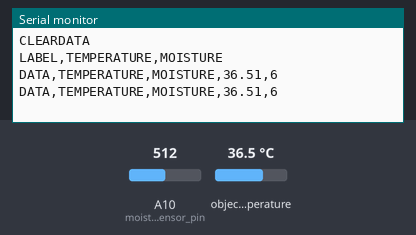
Simulated run of this sketch. Board: Arduino Mega 2560, built with avr-gcc and run on an emulated ATmega2560. On the bench: the last lines printed to the serial monitor. The inputs (shaded band) are chosen by the test bench; at power-on: object temperature 36.5 °C, A10 (moisture_sensor_pin) = 512.

Above: at 2.8 s.
2.9 s: object temperature set to 20 °C
At 5.2 s:
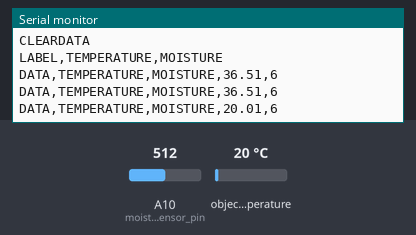
5.6 s: A10 (moisture_sensor_pin) set to 716
At 6.7 s:
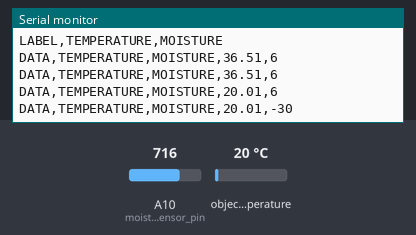
8.3 s: object temperature set to 26 °C
At 10.8 s:
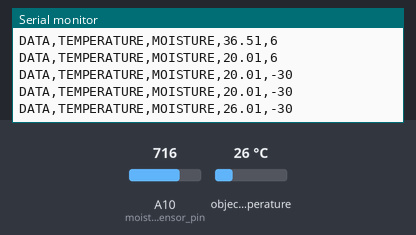
11.0 s: A10 (moisture_sensor_pin) set to 900
At 12.7 s:
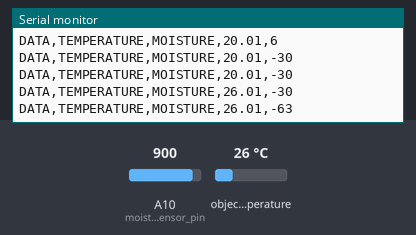
Timing chart, 0 to 14.2 s (numbered marks = the images above; inputs shaded):
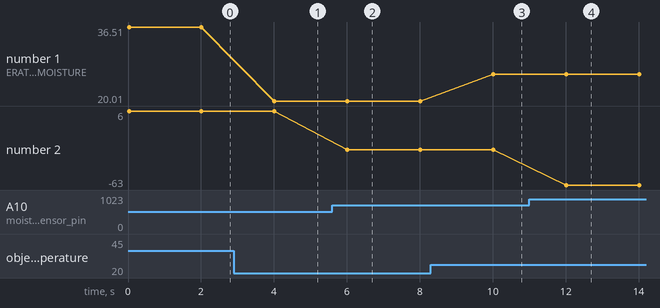

The sketch:

17-3-2019-11-21-pm__moisture_and_temperature_combined.ino
```cpp
//**************************************LIBRARIES*******************************
#include <Wire.h> // Include Wire.h - Arduino I2C library
#include <SparkFunMLX90614.h> // Include IR thermometer library

//**************************************GLOBAL VARIABLES*****************************
IRTherm temp; // Create an IRTherm object called temp

int moisture_sensor_pin = A10;//moisture sensor analog pin

int moisture_output_value ;//moisture sensor output data
//*****************************************FUNCTIONS*********************
//This Function is used to read moisture data from the sensor and its return the value
//in integer form
int read_moisture()
{
   moisture_output_value= analogRead(moisture_sensor_pin);
   moisture_output_value = map(moisture_output_value,550,0,0,100);
   return moisture_output_value;


}//end of read_moisture_function
//***********************************MAIN CODE*********************
void setup() {

   Serial.begin(9600);
   temp.begin(); // Initialize I2C library and the MLX90614
   temp.setUnit(TEMP_C); // Set units to Celcius (alternatively TEMP_F or TEMP_K)

   Serial.println("CLEARDATA");
   Serial.println("LABEL,TEMPERATURE,MOISTURE");

  // delay(2000);

   }//end of setup

void loop() {

  Serial.print("DATA,TEMPERATURE,MOISTURE,");

  //Serial.print("DATA,");

  if (temp.read()) // Read from the sensor
  { // If the read is successful:
    //    float ambientT = temp.ambient() // Get updated ambient temperature
    float objectT = temp.object(); // Get updated object temperature

    //Serial.println("Ambient: " + String(ambientT));/
    //Serial.println("Object: " + String(objectT));
    Serial.print(String(objectT)+",");

//  } //end of if

  int moisture_data=read_moisture();//reads moisture data from moisture sensor

  //Serial.println(moisture_data);
  Serial.println(moisture_data);


//   Serial.println("%");

   delay(2000);
   } //end of if
}//end of loop
```

Measured:
- after the input at 2.9 s, the serial monitor: prints a new line after 1.1 s (image 1)
- after the input at 5.6 s, the serial monitor: prints a new line after 0.41 s (image 2)
- after the input at 8.3 s, the serial monitor: prints a new line after 1.7 s (image 3)
- after the input at 11.0 s, the serial monitor: prints a new line after 1.0 s (image 4)
- plotted number 1: 36.51 → 20.01 after the input at 2.9 s, 20.01 → 26.01 after the input at 8.3 s
- plotted number 2: 6 → -30 after the input at 5.6 s, -30 → -63 after the input at 11.0 s
